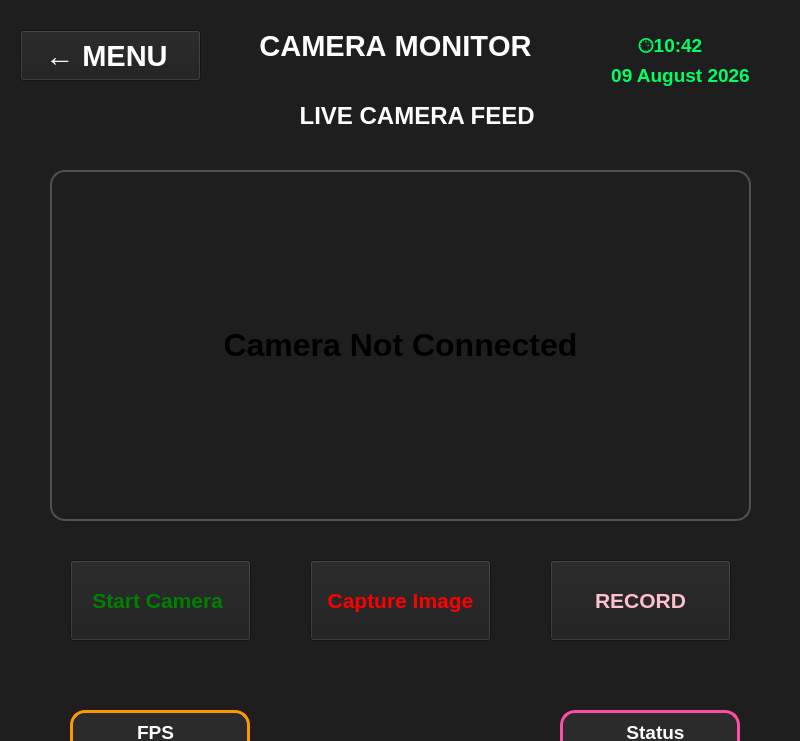
<?xml version="1.0" encoding="UTF-8"?>
<ui version="4.0">
 <class>homelbl</class>
 <widget class="QWidget" name="homelbl">
  <property name="geometry">
   <rect>
    <x>0</x>
    <y>0</y>
    <width>800</width>
    <height>741</height>
   </rect>
  </property>
  <property name="maximumSize">
   <size>
    <width>800</width>
    <height>16777215</height>
   </size>
  </property>
  <property name="sizeIncrement">
   <size>
    <width>800</width>
    <height>480</height>
   </size>
  </property>
  <property name="windowTitle">
   <string>Form</string>
  </property>
  <property name="styleSheet">
   <string notr="true">background-color: rgb(30,30,30);</string>
  </property>
  <widget class="QLabel" name="lblcameramonitor">
   <property name="geometry">
    <rect>
     <x>250</x>
     <y>30</y>
     <width>291</width>
     <height>31</height>
    </rect>
   </property>
   <property name="maximumSize">
    <size>
     <width>500</width>
     <height>55</height>
    </size>
   </property>
   <property name="sizeIncrement">
    <size>
     <width>300</width>
     <height>40</height>
    </size>
   </property>
   <property name="font">
    <font>
     <family>Arial</family>
     <pointsize>22</pointsize>
     <bold>true</bold>
     <kerning>false</kerning>
    </font>
   </property>
   <property name="styleSheet">
    <string notr="true">color: white;</string>
   </property>
   <property name="text">
    <string>CAMERA MONITOR</string>
   </property>
   <property name="alignment">
    <set>Qt::AlignmentFlag::AlignCenter</set>
   </property>
  </widget>
  <widget class="QLabel" name="speedTitleLabel">
   <property name="geometry">
    <rect>
     <x>290</x>
     <y>100</y>
     <width>261</width>
     <height>31</height>
    </rect>
   </property>
   <property name="sizeIncrement">
    <size>
     <width>250</width>
     <height>30</height>
    </size>
   </property>
   <property name="font">
    <font>
     <family>Arial</family>
     <pointsize>18</pointsize>
     <bold>true</bold>
    </font>
   </property>
   <property name="styleSheet">
    <string notr="true">color:white;</string>
   </property>
   <property name="text">
    <string>LIVE CAMERA FEED </string>
   </property>
   <property name="alignment">
    <set>Qt::AlignmentFlag::AlignCenter</set>
   </property>
  </widget>
  <widget class="QLabel" name="cameraFeedLabel">
   <property name="geometry">
    <rect>
     <x>50</x>
     <y>170</y>
     <width>701</width>
     <height>351</height>
    </rect>
   </property>
   <property name="styleSheet">
    <string notr="true">QLabel
{
    background-color:#1E1E1E;
    border:2px solid #505050;
    border-radius:15px;
}
</string>
   </property>
   <property name="text">
    <string>&lt;html&gt;&lt;head/&gt;&lt;body&gt;&lt;p align=&quot;center&quot;&gt;&lt;span style=&quot; font-size:24pt; font-weight:700;&quot;&gt;Camera Not Connected&lt;/span&gt;&lt;/p&gt;&lt;/body&gt;&lt;/html&gt;</string>
   </property>
   <property name="alignment">
    <set>Qt::AlignmentFlag::AlignCenter</set>
   </property>
  </widget>
  <widget class="QFrame" name="fpsframe">
   <property name="geometry">
    <rect>
     <x>70</x>
     <y>710</y>
     <width>180</width>
     <height>80</height>
    </rect>
   </property>
   <property name="sizeIncrement">
    <size>
     <width>200</width>
     <height>95</height>
    </size>
   </property>
   <property name="styleSheet">
    <string notr="true">QFrame
{
    background-color: #2B2B2B;
    border: 3px solid #FF9800;
    border-radius: 15px;
}</string>
   </property>
   <property name="frameShape">
    <enum>QFrame::Shape::Box</enum>
   </property>
   <property name="frameShadow">
    <enum>QFrame::Shadow::Plain</enum>
   </property>
   <property name="lineWidth">
    <number>2</number>
   </property>
   <widget class="QLabel" name="voltageTitleLabel">
    <property name="geometry">
     <rect>
      <x>30</x>
      <y>10</y>
      <width>111</width>
      <height>25</height>
     </rect>
    </property>
    <property name="font">
     <font>
      <family>Arial</family>
      <pointsize>14</pointsize>
      <bold>true</bold>
     </font>
    </property>
    <property name="styleSheet">
     <string notr="true">color: white;
background-color: transparent;
border: none;</string>
    </property>
    <property name="text">
     <string>FPS</string>
    </property>
    <property name="alignment">
     <set>Qt::AlignmentFlag::AlignCenter</set>
    </property>
   </widget>
   <widget class="QLabel" name="voltageValueLabel">
    <property name="geometry">
     <rect>
      <x>50</x>
      <y>30</y>
      <width>111</width>
      <height>45</height>
     </rect>
    </property>
    <property name="font">
     <font>
      <family>Arial</family>
      <pointsize>24</pointsize>
      <bold>true</bold>
     </font>
    </property>
    <property name="styleSheet">
     <string notr="true">color: rgb(0,255,255);
background-color: transparent;
border: none;</string>
    </property>
    <property name="text">
     <string> 30</string>
    </property>
   </widget>
  </widget>
  <widget class="QPushButton" name="btnMenu">
   <property name="geometry">
    <rect>
     <x>20</x>
     <y>30</y>
     <width>181</width>
     <height>51</height>
    </rect>
   </property>
   <property name="font">
    <font>
     <pointsize>22</pointsize>
     <bold>true</bold>
    </font>
   </property>
   <property name="styleSheet">
    <string notr="true">color: white;</string>
   </property>
   <property name="text">
    <string>← MENU </string>
   </property>
  </widget>
  <widget class="QPushButton" name="btnStartCamera">
   <property name="geometry">
    <rect>
     <x>70</x>
     <y>560</y>
     <width>181</width>
     <height>81</height>
    </rect>
   </property>
   <property name="font">
    <font>
     <pointsize>16</pointsize>
     <bold>true</bold>
    </font>
   </property>
   <property name="styleSheet">
    <string notr="true">color: green;</string>
   </property>
   <property name="text">
    <string>Start Camera </string>
   </property>
  </widget>
  <widget class="QFrame" name="statusframe">
   <property name="geometry">
    <rect>
     <x>560</x>
     <y>710</y>
     <width>180</width>
     <height>80</height>
    </rect>
   </property>
   <property name="sizeIncrement">
    <size>
     <width>200</width>
     <height>95</height>
    </size>
   </property>
   <property name="styleSheet">
    <string notr="true">QFrame
{
    background-color: #2B2B2B;
    border: 3px solid #FF4DA6;
    border-radius: 15px;
}</string>
   </property>
   <property name="frameShape">
    <enum>QFrame::Shape::Box</enum>
   </property>
   <property name="frameShadow">
    <enum>QFrame::Shadow::Plain</enum>
   </property>
   <property name="lineWidth">
    <number>2</number>
   </property>
   <widget class="QLabel" name="pitchTitleLabel_2">
    <property name="geometry">
     <rect>
      <x>30</x>
      <y>10</y>
      <width>131</width>
      <height>25</height>
     </rect>
    </property>
    <property name="font">
     <font>
      <family>Arial</family>
      <pointsize>14</pointsize>
      <bold>true</bold>
     </font>
    </property>
    <property name="styleSheet">
     <string notr="true">color: white;
background-color: transparent;
border: none;</string>
    </property>
    <property name="text">
     <string>Status</string>
    </property>
    <property name="alignment">
     <set>Qt::AlignmentFlag::AlignCenter</set>
    </property>
   </widget>
   <widget class="QLabel" name="pitchValueLabel_2">
    <property name="geometry">
     <rect>
      <x>60</x>
      <y>30</y>
      <width>161</width>
      <height>45</height>
     </rect>
    </property>
    <property name="font">
     <font>
      <family>Arial</family>
      <pointsize>24</pointsize>
      <bold>true</bold>
     </font>
    </property>
    <property name="styleSheet">
     <string notr="true">color: rgb(0,255,255);
background-color: transparent;
border: none;</string>
    </property>
    <property name="text">
     <string>&lt;html&gt;&lt;head/&gt;&lt;body&gt;&lt;p&gt;LIVE &lt;/p&gt;&lt;/body&gt;&lt;/html&gt;</string>
    </property>
   </widget>
  </widget>
  <widget class="QPushButton" name="btnCaptureImage">
   <property name="geometry">
    <rect>
     <x>310</x>
     <y>560</y>
     <width>181</width>
     <height>81</height>
    </rect>
   </property>
   <property name="font">
    <font>
     <pointsize>16</pointsize>
     <bold>true</bold>
    </font>
   </property>
   <property name="styleSheet">
    <string notr="true">color: red;</string>
   </property>
   <property name="text">
    <string>Capture Image</string>
   </property>
  </widget>
  <widget class="QPushButton" name="btnRecordvideo">
   <property name="geometry">
    <rect>
     <x>550</x>
     <y>560</y>
     <width>181</width>
     <height>81</height>
    </rect>
   </property>
   <property name="font">
    <font>
     <pointsize>16</pointsize>
     <bold>true</bold>
    </font>
   </property>
   <property name="styleSheet">
    <string notr="true">color: pink;</string>
   </property>
   <property name="text">
    <string>RECORD</string>
   </property>
  </widget>
  <widget class="QLabel" name="timeLabel">
   <property name="geometry">
    <rect>
     <x>610</x>
     <y>30</y>
     <width>121</width>
     <height>31</height>
    </rect>
   </property>
   <property name="sizeIncrement">
    <size>
     <width>160</width>
     <height>30</height>
    </size>
   </property>
   <property name="font">
    <font>
     <family>Arial</family>
     <pointsize>14</pointsize>
     <bold>true</bold>
    </font>
   </property>
   <property name="styleSheet">
    <string notr="true">color: #00FF66;</string>
   </property>
   <property name="text">
    <string>🕒10:42</string>
   </property>
   <property name="alignment">
    <set>Qt::AlignmentFlag::AlignCenter</set>
   </property>
  </widget>
  <widget class="QLabel" name="dateLabel">
   <property name="geometry">
    <rect>
     <x>600</x>
     <y>60</y>
     <width>161</width>
     <height>31</height>
    </rect>
   </property>
   <property name="sizeIncrement">
    <size>
     <width>160</width>
     <height>30</height>
    </size>
   </property>
   <property name="font">
    <font>
     <family>Arial</family>
     <pointsize>14</pointsize>
     <bold>true</bold>
    </font>
   </property>
   <property name="styleSheet">
    <string notr="true">color: #00FF66;</string>
   </property>
   <property name="text">
    <string>09 August 2026</string>
   </property>
   <property name="alignment">
    <set>Qt::AlignmentFlag::AlignCenter</set>
   </property>
  </widget>
 </widget>
 <resources/>
 <connections/>
</ui>
